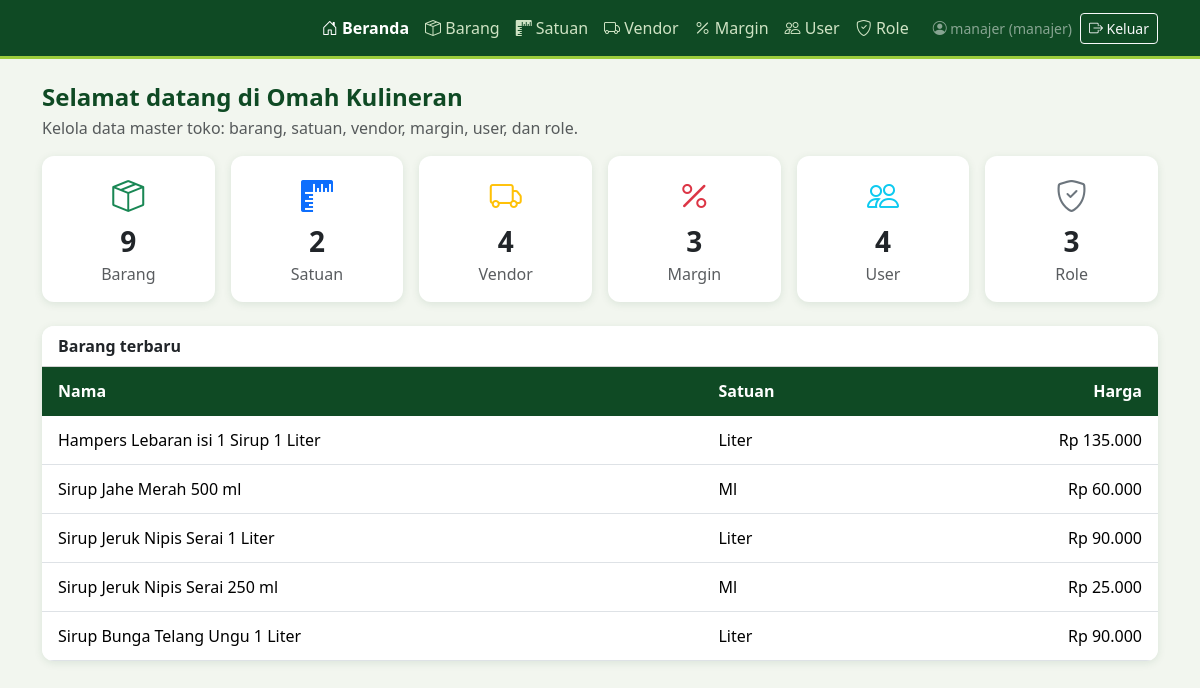
The page /index.php (signed in) on the database its author committed.
### tables this page shows
CREATE TABLE barang (
    idbarang INT NOT NULL AUTO_INCREMENT,
    jenis CHAR(1) NOT NULL,
    nama VARCHAR(45) NOT NULL,
    idsatuan INT NOT NULL,
    status TINYINT NOT NULL DEFAULT 1,
    harga INT NOT NULL,
    PRIMARY KEY (idbarang),
    CONSTRAINT fk_barang_satuan FOREIGN KEY (idsatuan) REFERENCES satuan(idsatuan)
);

CREATE TABLE satuan (
    idsatuan INT NOT NULL AUTO_INCREMENT,
    nama_satuan VARCHAR(45) NOT NULL,
    status TINYINT NOT NULL DEFAULT 1,
    PRIMARY KEY (idsatuan)
);

### koneksi.php (called while the page is built, shortened)
<?php
function e($teks) {
    return htmlspecialchars((string)$teks, ENT_QUOTES, 'UTF-8');
}

### index.php (the view, shortened to what this page needs)
<?php
require 'koneksi.php';
$kartu = [
    ['Barang', "SELECT COUNT(*) FROM barang",           'bi-box-seam',    'barang.php', 'success'],
    ['Satuan', "SELECT COUNT(*) FROM satuan",           'bi-rulers',      'satuan.php', 'primary'],
    ['Vendor', "SELECT COUNT(*) FROM vendor",           'bi-truck',       'vendor.php', 'warning'],
    ['Margin', "SELECT COUNT(*) FROM margin_penjualan", 'bi-percent',     'margin.php', 'danger'],
    ['User',   "SELECT COUNT(*) FROM `user`",           'bi-people',      'user.php',   'info'],
    ['Role',   "SELECT COUNT(*) FROM role",             'bi-shield-check','role.php',   'secondary'],
];
$terbaru = $pdo->query("SELECT b.nama, s.nama_satuan, b.harga
                        FROM barang b
                        JOIN satuan s ON s.idsatuan = b.idsatuan
                        ORDER BY b.idbarang DESC
                        LIMIT 5")->fetchAll();
include 'header.php';
?>
<h4 class="mb-1">Selamat datang di Omah Kulineran</h4>
<p class="text-muted">Kelola data master toko: barang, satuan, vendor, margin, user, dan role.</p>
<div class="row g-3 mb-4">
    <?php foreach ($kartu as $k): ?>
    <div class="col-6 col-md-4 col-lg-2">
    <a href="<?= $k[3] ?>" class="kartu-menu">
    <div class="card p-3 text-center">
    <div class="fs-2 text-<?= $k[4] ?>"><i class="bi <?= $k[2] ?>"></i></div>
    <div class="fs-3 fw-bold"><?= $pdo->query($k[1])->fetchColumn() ?></div>
    <div class="text-muted"><?= e($k[0]) ?></div>
   </div>
  </a>
 </div>
 <?php endforeach; ?>
</div>
<div class="card">
    <div class="card-header bg-white fw-semibold">Barang terbaru</div>
    <div class="table-responsive">
        <table class="table table-hover align-middle mb-0">
        <thead class="table-light"><tr><th>Nama</th><th>Satuan</th><th class="text-end">Harga</th></tr></thead>
    <tbody>
    <?php foreach ($terbaru as $b): ?>
    <tr>
        <td><?= e($b['nama']) ?></td>
        <td><?= e($b['nama_satuan']) ?></td>
        <td class="text-end">Rp <?= number_format($b['harga'], 0, ',', '.') ?></td>
    </tr>
    <?php endforeach; ?>
   </tbody>
  </table>
 </div>
</div>
<?php include 'footer.php'; ?>

### header.php (shortened to what this page needs)
<?php
$menu = [
    ['index.php',  'Beranda', 'bi-house-door'],
    ['barang.php', 'Barang',  'bi-box-seam'],
    ['satuan.php', 'Satuan',  'bi-rulers'],
    ['vendor.php', 'Vendor',  'bi-truck'],
    ['margin.php', 'Margin',  'bi-percent'],
    ['user.php',   'User',    'bi-people'],
    ['role.php',   'Role',    'bi-shield-check'],
];
$halaman = basename($_SERVER['PHP_SELF']);
?>
<!DOCTYPE html>
<html lang="id">
<head>
<link href="https://cdn.jsdelivr.net/npm/bootstrap@5.3.3/dist/css/bootstrap.min.css" rel="stylesheet">
<link href="https://cdn.jsdelivr.net/npm/bootstrap-icons@1.11.3/font/bootstrap-icons.min.css" rel="stylesheet">
</head>
<body>
<nav class="navbar navbar-expand-lg navbar-dark mb-4">
<div class="container">
<div class="collapse navbar-collapse" id="menuUtama">
    <ul class="navbar-nav ms-auto">
    <?php foreach ($menu as $m): ?>
    <li class="nav-item">
    <a class="nav-link <?= $halaman === $m[0] ? 'active' : '' ?>" href="<?= $m[0] ?>">
    <i class="bi <?= $m[2] ?>"></i> <?= $m[1] ?>
    </a>
    </li>
    <?php endforeach; ?>
    <li class="nav-item ms-lg-3 d-flex align-items-center">
    <span class="text-white-50 small me-2"><i class="bi bi-person-circle"></i> <?= e($_SESSION['username'] ?? '') ?> (<?= e($_SESSION['nama_role'] ?? '') ?>)</span>
    <a class="btn btn-sm btn-outline-light" href="logout.php"><i class="bi bi-box-arrow-right"></i> Keluar</a>
    </li>
    </ul>
    </div>
</div>
</nav>
<div class="container pb-5">

### footer.php (shortened to what this page needs)
</div>
</body>
</html>

### header.php (style rules this page uses)
:root { --hijau-tua:#0f4a24; --hijau:#3a8f1f; --hijau-muda:#9ccc3c; }
body { background:#f2f6ef; }
h4 { color:var(--hijau-tua); font-weight:700; }
.navbar { background:var(--hijau-tua); border-bottom:3px solid var(--hijau-muda); }
.navbar .nav-link { color:#cfe3c4; }
.navbar .nav-link:hover, .navbar .nav-link.active { color:#fff; font-weight:600; }
.card { border:0; border-radius:12px; overflow:hidden; box-shadow:0 2px 8px rgba(15,74,36,.10); }
.card .table thead th { background:var(--hijau-tua); color:#fff; border-color:var(--hijau-tua); }
.table th, .table td { padding:.75rem 1rem; }
.kartu-menu { text-decoration:none; color:inherit; display:block; transition:transform .15s; }
th { white-space:nowrap; }

### rows shown on the page
barang: nama "Hampers Lebaran isi 1 Sirup 1 Liter", idsatuan.nama_satuan "Liter", harga "135.000"
barang: nama "Sirup Jahe Merah 500 ml", idsatuan.nama_satuan "Ml", harga "60.000"
barang: nama "Sirup Jeruk Nipis Serai 1 Liter", idsatuan.nama_satuan "Liter", harga "90.000"
barang: nama "Sirup Jeruk Nipis Serai 250 ml", idsatuan.nama_satuan "Ml", harga "25.000"
barang: nama "Sirup Bunga Telang Ungu 1 Liter", idsatuan.nama_satuan "Liter", harga "90.000"

### other values the page prints
$m[1] "Beranda"
$m[1] "Barang"
$m[1] "Satuan"
$m[1] "Vendor"
$m[1] "Margin"
$m[1] "User"
$m[1] "Role"
$_SESSION['username'] "manajer"
$_SESSION['nama_role'] "manajer"
$pdo->query($k[1])->fetchColumn() "9"
$k[0] "Barang"
$pdo->query($k[1])->fetchColumn() "2"
$k[0] "Satuan"
$pdo->query($k[1])->fetchColumn() "4"
$k[0] "Vendor"
